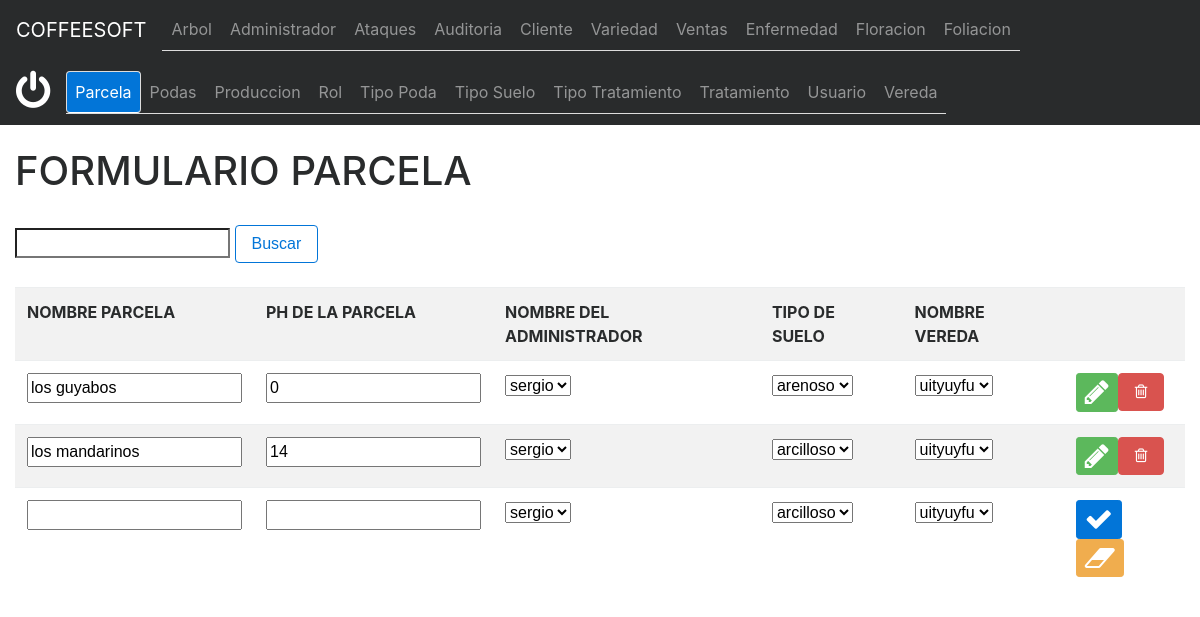
Page /formularioparcela.php (signed in) on the committed database.
### tables this page shows
CREATE TABLE `parcela` (
  `idparcela` mediumint(9) NOT NULL,
  `nombreparcela` varchar(30) NOT NULL,
  `phparcela` decimal(4,0) NOT NULL,
  `idadministrador` tinyint(4) NOT NULL,
  `idtiposuelo` tinyint(4) NOT NULL,
  `idvereda` mediumint(9) NOT NULL
);

CREATE TABLE `administrador` (
  `idadministrador` tinyint(4) NOT NULL,
  `nombreadministrador` varchar(60) NOT NULL,
  `telefonoadministrador` varchar(13) NOT NULL
);

CREATE TABLE `tiposuelo` (
  `idtiposuelo` tinyint(4) NOT NULL,
  `descripciontiposuelo` varchar(100) NOT NULL
);

CREATE TABLE `vereda` (
  `idvereda` mediumint(9) NOT NULL,
  `nombrevereda` varchar(50) NOT NULL
);

### parcela.php (called while the page is built, shortened)
 <?php
    class parcela{
        private $_conexion;
        private $_paginacion=10;
        function __construct($conexion,$idparcela,$nombreparcela,$phparcela, $idadministrador,$idtiposuelo,$idvereda){
            $this->_conexion = $conexion;
        }
        function listar ($pagina){
            if ($pagina<=0){
                $listado = mysqli_query($this->_conexion,"SELECT * FROM parcela ORDER BY idparcela");
            }else{
                $paginacionmax = $pagina * $this->_paginacion;
                $paginacionmin = $paginacionmax - $this->_paginacion;
                $listado = mysqli_query($this->_conexion,"SELECT * FROM parcela LIMIT  $paginacionmin, $paginacionmax")   or die (mysqli_error($this->_conexion));
            }
            return $listado;
        }
        function getpermiso ($idusuario){
            $permiso=mysqli_query($this->_conexion,"SELECT ".static::class."rol AS elpermiso FROM rol WHERE idrol IN(SELECT usuario.idrol FROM usuario WHERE usuario.idusuario =  $idusuario)") or die (mysqli_error($this->_conexion));
            $unregistro=mysqli_fetch_array($permiso);
            return $unregistro["elpermiso"];
        }
    }
?>

### administrador.php (called while the page is built, shortened)
<?php
    class administrador{
        private $_conexion;
        private $_paginacion=10;
        function __construct($conexion,$idadministrador,$nombreadministrador,$telefonoadministrador){
            $this->_conexion = $conexion;
        }
        function listar ($pagina){
            if ($pagina<=0){
                $listado = mysqli_query($this->_conexion,"SELECT * FROM administrador ORDER BY idadministrador");
            }else{
                $paginacionmax = $pagina * $this->_paginacion;
                $paginacionmin = $paginacionmax - $this->_paginacion;
                $listado = mysqli_query($this->_conexion,"SELECT * FROM administrador LIMIT  $paginacionmin, $paginacionmax")   or die (mysqli_error($this->_conexion));
            }
            return $listado;
        }
    }
?>

### tiposuelo.php (called while the page is built, shortened)
 <?php
    class tiposuelo{
        private $_conexion;
        private $_paginacion=10;
        function __construct($conexion,$idtiposuelo,$descripciontiposuelo){
            $this->_conexion = $conexion;
        }
        function __set($k,$v){
            return $this->$k = $v;
        }
        function listar ($pagina){
            if ($pagina<=0){
                $listado = mysqli_query($this->_conexion,"SELECT * FROM tiposuelo ORDER BY idtiposuelo");
            }else{
                $paginacionmax = $pagina * $this->_paginacion;
                $paginacionmin = $paginacionmax - $this->_paginacion;
                $listado = mysqli_query($this->_conexion,"SELECT * FROM tiposuelo  LIMIT  $paginacionmin, $paginacionmax")   or die (mysqli_error($this->_conexion));
            }
            return $listado;
        }
    }
?>

### vereda.php (called while the page is built, shortened)
<?php
    class vereda{
        private $_conexion;
        private $_paginacion=10;
        function __construct($conexion,$idvereda,$nombrevereda){
            $this->_conexion = $conexion;
        }
        function listar ($pagina){
            if ($pagina<=0){
                $listado = mysqli_query($this->_conexion,"SELECT * FROM vereda ORDER BY idvereda");
            }else{
                $paginacionmax = $pagina * $this->_paginacion;
                $paginacionmin = $paginacionmax - $this->_paginacion;
                $listado = mysqli_query($this->_conexion,"SELECT * FROM vereda  LIMIT  $paginacionmin, $paginacionmax")   or die (mysqli_error($this->_conexion));
            }
            return $listado;
        }
    }
?>

### formularioparcela.php (the view, shortened to what this page needs)
<?php
     if (isset($_SESSION['id'])){
?>
<!DOCTYPE html>
<html>
<head>
     <link rel="stylesheet" href="css/bootstrap.min.css">
    <link href="css/font-awesome.min.css" rel="stylesheet">
    </head>
    <body>
        <?php
           include_once("menu.php");
           $pagina = (isset($_GET['pag']))?$_GET['pag']:1;
            $busqueda = (isset($_GET['buscar']))?$_GET['buscar']:"";
        ?>
        <div class="container-fluid">
    <header>
        <br>
        <h1>FORMULARIO PARCELA</h1>
        <BR>
             <form>
            <input type="search" name="buscar" value="<?php echo $busqueda; ?>">
            <button class="btn btn-outline-primary" type="submit">Buscar</button>
        </form>
        <br>
        </header>
    <table class="table table-striped table-responsive">
        <tbody>
        <tr>
            <th scope="col">NOMBRE PARCELA</th>
            <th scope="col">PH DE LA PARCELA</th>
            <th scope="col">NOMBRE DEL ADMINISTRADOR</th>
            <th scope="col">TIPO DE SUELO</th>
            <th scope="col">NOMBRE VEREDA</th>
            <th scope="col"></th>
        </tr>
        <?php
            $objetoconexion = new conexion();
            $conexion = $objetoconexion->conectar();
            include_once("../modelo/parcela.php");
            $objetoparcela = new parcela($conexion,0,'idparcela','nombreparcela', 'phparcela','idadministrador','idtiposuelo','idvereda');
            $permiso = $objetoparcela->getpermiso($_SESSION['id']);
              if (empty($busqueda)){
                 $listaparcela = $objetoparcela->listar($pagina);
            }else{
                $listaparcela = $objetoparcela->buscar($busqueda);
            }
            include_once("../modelo/administrador.php");
            $objetoadministrador = new administrador($conexion,0,'idadministrador','nombreadministrador','telefonoadministrador');
            $listaadministrador = $objetoadministrador->listar(0);
            include_once("../modelo/vereda.php");
            $objetovereda = new vereda($conexion,0,'idvereda','nombrevereda');
            $listavereda = $objetovereda->listar(0);
            include_once("../modelo/tiposuelo.php");
            $objetotiposuelo = new tiposuelo($conexion,0,'idtiposuelo','descripciontiposuelo');
            $listatiposuelo = $objetotiposuelo->listar(0);
            if(stripos($permiso,"r")!==false){
            while($unregistro =mysqli_fetch_array($listaparcela)){
                echo'<tr><form class="form-control" id="fmodificarparcela"'.$unregistro["idparcela"].' action="../controlador/controladorparcela.php" method="post">';
                echo '<td><input type="hidden" name="fidparcela" value=" '.$unregistro['idparcela'].'">';
                echo '    <input type="text" name="fnombreparcela" value="'.$unregistro['nombreparcela'].'"></td>';
                echo '<td><input type="number" name="fphparcela" value="'.$unregistro['phparcela'].'"></td>';
                echo '<td><select name="fidadministrador">';
                while($registroadmin = mysqli_fetch_array($listaadministrador)){
                   echo '<option value="'.$registroadmin['idadministrador'].'"';
                   if($unregistro['idadministrador'] == $registroadmin['idadministrador']){
                       echo " selected ";
                   }
                   echo '>'.$registroadmin['nombreadministrador'].'</option>';
                }
                mysqli_data_seek($listaadministrador,0);
                echo '</select></td>';
                echo '<td><select name="fidtiposuelo">';
                    while($registrotipo = mysqli_fetch_array($listatiposuelo)){
                   echo '<option value="'.$registrotipo['idtiposuelo'].'"';
                   if($unregistro['idtiposuelo'] == $registrotipo['idtiposuelo']){
                       echo " selected ";
                   }
                   echo '>'.$registrotipo['descripciontiposuelo'].'</option>';
                }
                mysqli_data_seek($listatiposuelo,0);
                echo '</select></td>';
                echo '<td><select name="fidvereda">';
                     while($registrovere = mysqli_fetch_array($listavereda)){
                   echo '<option value="'.$registrovere['idvereda'].'"';
                   if($unregistro['idvereda'] == $registrovere['idvereda']){
                       echo " selected ";
                   }
                   echo '>'.$registrovere['nombrevereda'].'</option>';
                }
                mysqli_data_seek($listavereda,0);
                echo '</select></td>';
               echo '<td>';
                if(stripos($permiso,"u")!==false){
               echo' <button type="submit" name="fenviar" value="modificar" class="btn btn-success btn-sm"><i class="fa fa-pencil fa-2x"></i></button>';
                }
                if(stripos($permiso,"d")!==false){
                echo'<button type="submit" name="fenviar" value="eliminar" class="btn btn-danger"><i class="fa fa-trash-o"></i></button>';
                }
                  echo'       </td>';
                echo '</form></tr>';
            }
     }
         if(stripos($permiso,"c")!==false){
        ?>
            <tr><form id="fingresarparcela" class="form-control" action="../controlador/controladorparcela.php" method="post">
            <td><input type="hidden" name="fidparcela" value="0">
                 <input type="text" name="fnombreparcela"></td>
            <td><input type="number" name="fphparcela"></td>
            <td><select name="fidadministrador">
                <?php
                      while($registroadmin = mysqli_fetch_array($listaadministrador)){
                           echo '<option value="'.$registroadmin['idadministrador'].'">'.$registroadmin['nombreadministrador'].'</option>';
                      }
                    ?>
                    </select>
                    </td>
            <td><select name="fidtiposuelo">
                 <?php
                      while($registrotipo = mysqli_fetch_array($listatiposuelo)){
                           echo '<option value="'.$registrotipo['idtiposuelo'].'">'.$registrotipo['descripciontiposuelo'].'</option>';
                      }
                    ?>
                    </select>
                    </td>
            <td><select name="fidvereda">
                 <?php
                      while($registrovere = mysqli_fetch_array($listavereda)){
                           echo '<option value="'.$registrovere['idvereda'].'">'.$registrovere['nombrevereda'].'</option>';
                      }
                    ?>
                    </select>
                    </td>
           <td> <button type="submit" class="btn btn-primary btn-sm" name="fenviar" value="ingresar"><i class="fa fa-check fa-2x"></i></button>
                  <button type="reset" name="fenviar" value="limpiar" class="btn btn-warning btn-sm"><i class="fa fa-eraser fa-2x"></i></button>
                </td>
                </form> </tr>
            <?php
                }
            ?>
        </tbody>
        </table>
        </div>
    </body>
</html>
  <?php
}else{
    header("location:../index.html?mensaje=nosesion");
}
?>

### rows in the picture
parcela: fnombreparcela "los guyabos", fphparcela "0", fidadministrador "sergio", fidtiposuelo "arenoso", fidvereda "uityuyfu"
parcela: fnombreparcela "los mandarinos", fphparcela "14", fidadministrador "sergio", fidtiposuelo "arcilloso", fidvereda "uityuyfu"

### other values in the picture
form field fidadministrador "sergio"
form field fidtiposuelo "arcilloso"
form field fidvereda "uityuyfu"
